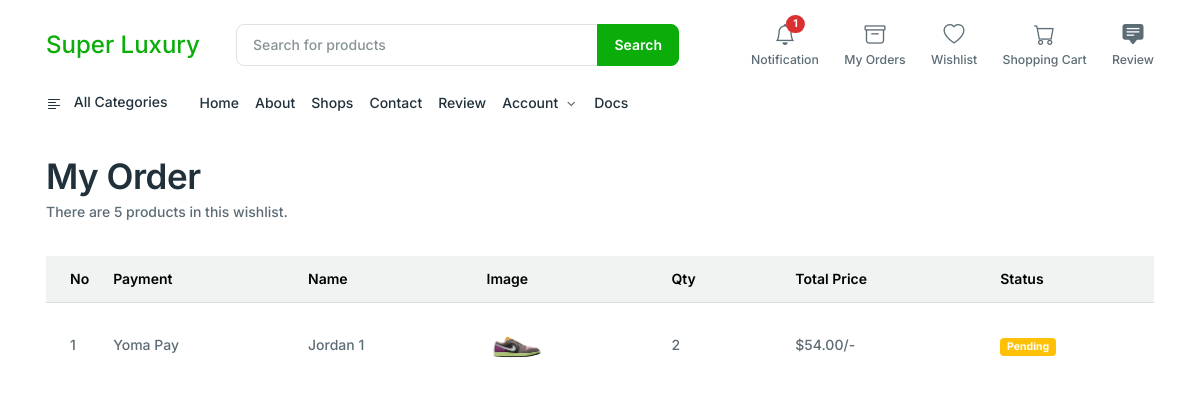
Screenshot of /orders/order_list/ (signed in) with the database file from the repository.
### checkout/models.py (models this page shows, shortened)
class OrderItem(models.Model):
    order = models.ForeignKey(Order, on_delete=models.CASCADE, related_name="items")
    product = models.ForeignKey(Product, on_delete=models.CASCADE)
    price = models.DecimalField(default=0, decimal_places=2, max_digits=6)
    quantity = models.PositiveIntegerField(default=1)

class Order(models.Model):
    user = models.ForeignKey(User, on_delete=models.CASCADE)
    fullname = models.CharField(max_length=100, null=False)
    email = models.EmailField(max_length=100, null=False)
    size = models.CharField(max_length=100, null=False)
    phone = models.CharField(max_length=100,null=False)
    address = models.TextField(null=False)
    city = models.TextField(max_length=100, null=False)
    state = models.TextField(max_length=100, null=False)
    country = models.TextField(max_length=100, null=False)
    pincode = models.CharField(max_length=100, null=False)
    total_price = models.DecimalField(default=0, decimal_places=2, max_digits=10)
    image = models.ImageField(upload_to='uploads/checkout/')
    payment_choices =[
        ('KPay','KPay'),
        ('Wave Money', 'Wave Money'),
        ('Yoma Pay','Yoma Pay'),
        ('AYA Pay','AYA Pay'),
        ('UAB Pay', 'UAB Pay'),
    ]
    payment_method = models.CharField(max_length=20,choices=payment_choices,default='kpay')
    order_status = [
        ('Pending','Pending'),
        ('Cancel','Cancel'),
        ('Complete','Complete'),
    ]
    status = models.CharField(max_length=100, choices=order_status,default='Pending')
    message = models.TextField(null=True)
    tracking_no = models.CharField(max_length=150, null=True)
    created_at = models.DateTimeField(auto_now_add=True)
    updated_at = models.DateTimeField(auto_now = True)

### products/models.py (models this page shows, shortened)
class Product(models.Model):
   name = models.CharField(max_length=100)
   price = models.DecimalField(default=0, decimal_places=2, max_digits=6)
   category = models.ForeignKey(Category, on_delete=models.CASCADE, default=1)
   desciption = models.CharField(max_length=300, default='', blank=True, null=True)
   image = models.ImageField(upload_to='uploads/product/')
   is_sale = models.BooleanField(default=False)
   sale_price = models.DecimalField(default=0, decimal_places=2, max_digits=6)
   pin_code = models.CharField(max_length=100, null=True)

### orders/views.py (the view)
# urls.py: path('order_list/', views.order_list, name='order_list'),
def order_list(request):
    user_orders = OrderItem.objects.filter(order__user = request.user)
    context = {
        'user_orders':user_orders
    }
    return render(request,'order_list.html', context)

### dashboard/context_processors.py (called while the page is built)
def unread_count(request):
    if request.user.is_authenticated:
        count = Notification.objects.filter(user = request.user, is_read = False, is_delete = False).count()
    else:
        count = 0
    return {'unread_count':count}

### orders/templates/order_list.html (shortened to what this page needs)
{% extends 'base.html'%}
{% block content %}
{% include 'navbar.html'%}
<main>
    <section class="mt-8 mb-14">
        <div class="container">
            <div class="row">
                <div class="col-lg-12">
                    <div class="mb-8">
                        <h1 class="mb-1">My Order</h1>
                        <p>There are 5 products in this wishlist.</p>
                    </div>
                    <div>
                        <div class="table-responsive">
                            <table class="table text-nowrap table-with-checkbox">
                                <thead class="table-light">
                                    <tr>
                                        <th>No</th>
                                        <th>Payment</th>
                                        <th>Name</th>
                                        <th>Image</th>
                                        <th>Qty</th>
                                        <th>Total Price</th>
                                        <th>Status</th>
                                    </tr>
                                </thead>
                                <tbody>
                                    {% for user_order in user_orders %}
                                    <tr>
                                        <td class="align-middle">{{forloop.counter}}</td>
                                        <td class="align-middle">{{user_order.order.payment_method}}</td>
                                        <td class="align-middle">{{user_order.product.name}}</td>
                                        <td class="align-middle">
                                            <img src="{{user_order.product.image.url}}" alt="" width="60">
                                        </td>
                                        <td class="align-middle">{{user_order.quantity}}</td>
                                        <td class="align-middle">${{user_order.order.total_price}}/-</td>
                                        <td class="align-middle">
                                            {% if user_order.order.status == 'Pending'%}
                                            <span class="badge bg-warning">
                                                {{user_order.order.status}}
                                                {% endif %}
                                            </span>
                                        </td>
                                    </tr>
                                    {% endfor%}
                                </tbody>
                            </table>
                        </div>
                    </div>
                </div>
            </div>
        </div>
    </section>
</main>
{% endblock %}

### rows the page displays
OrderItem: order.payment_method "Yoma Pay", product.name "Jordan 1", product.image (picture), quantity "2", order.total_price "54.00", order.status "Pending"

### other values shown
{{ unread_count }} "1"
